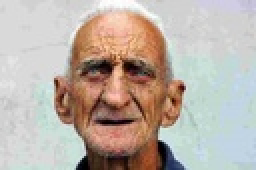
%> input picture Digital Image Processing/Input/2.jpg, 128 x 85 px, shrunk from 800 x 530 before the run (shown 2 times larger)
$ octave --eval "result = imageRegularize(imread('../Input/2.jpg'));"   (GNU Octave 9; MATLAB toolbox functions it lacks are replaced by stand-ins)
%> lines starting %> are read from the running program, lines starting %| are printed output that depends on the picture; in (x1, y1, x2, y2) boxes, pixels count from 0 and x2, y2 are one past the last pixel; in counts of white or black regions, pixels touching at a corner belong together; the program's own positions count from 1
### Digital Image Processing/Code/myImageGradientXX.m
function [ Ixx ] = myImageGradientXX( imgInput )
    [rows, columns] = size(imgInput);
    Ixx = circshift(imgInput,1,2) - 2*imgInput + circshift(imgInput,-1,2); %Central difference for all non border pixels
    Ixx(:,1) = imgInput(:,2) - imgInput(:,1); %Forward difference for 1st column
    Ixx(:,columns) = imgInput(:,columns-1) - imgInput(:,columns); %Backward difference for last column
end

### Digital Image Processing/Code/myImageGradientYY.m
function [ Iyy ] = myImageGradientYY( imgInput )
    [rows, columns] = size(imgInput);
    Iyy = circshift(imgInput,1) - 2*imgInput + circshift(imgInput,-1); %Central difference for all non border pixels
    Iyy(1,:) = imgInput(2,:) - imgInput(1,:); %Forward difference for 1st row
    Iyy(rows,:) = imgInput(rows-1,:) - imgInput(rows,:); %Backward difference for last column
end

### Digital Image Processing/Code/myImageGradientXY.m
function [ Ixy ] = myImageGradientXY( imgInput )
    [rows, columns] = size(imgInput);
    Ixy = zeros(rows+2, columns+2);
    appImgInput = Ixy;
    appImgInput(1,2:columns+1) = imgInput(1,:); %1st row repeated
    appImgInput(1,1) = imgInput(1,1); % Left corner pixel of 1st row repeated to the new top left corner
    appImgInput(1, columns+2) = imgInput(1,columns); % top right corner pixel repeated to the new top right corner
    appImgInput(rows+2,2:columns+1) = imgInput(rows,:); % last row repeated
    appImgInput(rows+2,1) = imgInput(rows,1); % bottom left pixel repeated on the new bottom left corner
    appImgInput(rows+2, columns+2) = imgInput(rows,columns); %bottom right pixel repeated to the new bottom right
    appImgInput(2:rows+1,1) = imgInput(:,1); % 1st column repeated
    appImgInput(2:rows+1,columns+2) = imgInput(:,columns); % last column repeated
    appImgInput(2:rows+1, 2:columns+1) = imgInput; % entire image copied to the middle of the new matrix
    Ixy = circshift(circshift(appImgInput, 1), 1, 2) - circshift(circshift(appImgInput, 1), -1, 2) - circshift(circshift(appImgInput, -1), 1, 2) + circshift(circshift(appImgInput, -1), -1, 2);
    Ixy = 0.25 * Ixy(2:rows+1,2:columns+1);
end

### Digital Image Processing/Code/imageRegularize.m
function [ imgOutput ] = imageRegularize( imgInput )
    imgInput = im2double(imgInput);
    Red = imgInput(:,:,1);
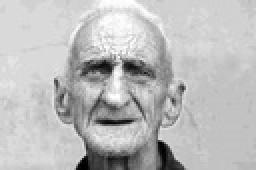
%> Red: size 85x128 double (shown 2 times larger); min 0, max 1, mean 0.739
    Green = imgInput(:,:,2);
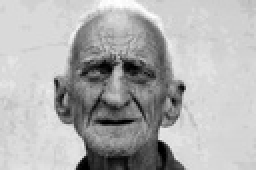
%> Green: size 85x128 double (shown 2 times larger); min 0, max 1, mean 0.693
    Blue = imgInput(:,:,3);
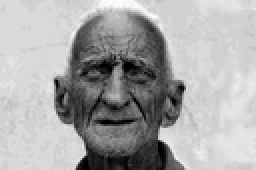
%> Blue: size 85x128 double (shown 2 times larger); min 0, max 1, mean 0.658
    [rows, columns] = size(Red);
%> rows = 85; columns = 128

    % Gradient function uses :-
    % 1. Central difference for non border pixels
    % 2. Forward difference for 1st column (likewise for row)
    % 3. Backward Difference for last column (likewise for row)

    [IxRed, IyRed] = gradient(Red);
    [IxGreen, IyGreen] = gradient(Green);
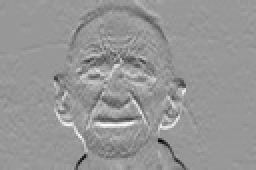
%> IyGreen: size 85x128 double (shown 2 times larger); min -0.441, max 0.3, mean -0.00325; drawn with min black and max white
    [IxBlue, IyBlue] = gradient(Blue);

    IxxRed = myImageGradientXX(Red);
%> in myImageGradientXX, `Ixx(:,1) = imgInput(:,2) - imgInput(:,1);`: Ixx: size 85x128 double; min -0.549, max 0.62, mean 0.000533
%> in myImageGradientXX, `Ixx(:,columns) = imgInput(:,columns-1) - imgInput(:,columns);`: Ixx: size 85x128 double; min -0.549, max 0.62, mean 4.89e-19
    IxxGreen = myImageGradientXX(Green);
%> in myImageGradientXX (call 2), `Ixx(:,1) = imgInput(:,2) - imgInput(:,1);`: Ixx: size 85x128 double; min -0.557, max 0.647, mean 0.000132
%> in myImageGradientXX (call 2), `Ixx(:,columns) = imgInput(:,columns-1) - imgInput(:,columns);`: Ixx: size 85x128 double; min -0.557, max 0.647, mean 3.49e-19
    IxxBlue = myImageGradientXX(Blue);
%> in myImageGradientXX (call 3), `Ixx(:,1) = imgInput(:,2) - imgInput(:,1);`: Ixx: size 85x128 double; min -0.58, max 0.624, mean -6.38e-05
%> in myImageGradientXX (call 3), `Ixx(:,columns) = imgInput(:,columns-1) - imgInput(:,columns);`: Ixx: size 85x128 double; min -0.58, max 0.624, mean 5.09e-19

    IyyRed = myImageGradientYY(Red);
%> in myImageGradientYY, `Iyy(1,:) = imgInput(2,:) - imgInput(1,:);`: Iyy: size 85x128 double; min -0.592, max 0.906, mean 0.00337
%> in myImageGradientYY, `Iyy(rows,:) = imgInput(rows-1,:) - imgInput(rows,:);`:
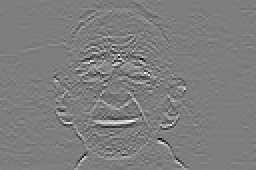
%> Iyy: size 85x128 double (shown 2 times larger); min -0.592, max 0.604, mean 5.71e-19; drawn with min black and max white
    IyyGreen = myImageGradientYY(Green);
%> in myImageGradientYY (call 2), `Iyy(1,:) = imgInput(2,:) - imgInput(1,:);`: Iyy: size 85x128 double; min -0.576, max 0.98, mean 0.00324
%> in myImageGradientYY (call 2), `Iyy(rows,:) = imgInput(rows-1,:) - imgInput(rows,:);`: Iyy: size 85x128 double; min -0.576, max 0.58, mean 3.27e-19
    IyyBlue = myImageGradientYY(Blue);
%> in myImageGradientYY (call 3), `Iyy(1,:) = imgInput(2,:) - imgInput(1,:);`:
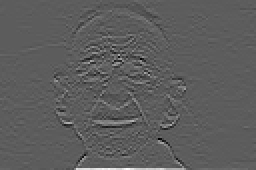
%> Iyy: size 85x128 double (shown 2 times larger); min -0.58, max 1.01, mean 0.00372; drawn with min black and max white
%> in myImageGradientYY (call 3), `Iyy(rows,:) = imgInput(rows-1,:) - imgInput(rows,:);`: Iyy: size 85x128 double; 1.15% of pixels changed, all inside (x1, y1, x2, y2) = (0, 84, 128, 85)

    IxyRed = myImageGradientXY(Red);
%> in myImageGradientXY, `appImgInput(1,1) = imgInput(1,1);`: appImgInput: size 87x130 double; min 0, max 1, mean 0.0096
%> in myImageGradientXY, `appImgInput(1, columns+2) = imgInput(1,columns);`: appImgInput: size 87x130 double; min 0, max 1, mean 0.00967
%> in myImageGradientXY, `appImgInput(rows+2,2:columns+1) = imgInput(rows,:);`: appImgInput: size 87x130 double; min 0, max 1, mean 0.0159
%> in myImageGradientXY, `appImgInput(rows+2,1) = imgInput(rows,1);`: appImgInput: size 87x130 double; min 0, max 1, mean 0.016
%> in myImageGradientXY, `appImgInput(rows+2, columns+2) = imgInput(rows,columns);`: appImgInput: size 87x130 double; min 0, max 1, mean 0.0161
%> in myImageGradientXY, `appImgInput(2:rows+1,1) = imgInput(:,1);`: appImgInput: size 87x130 double; min 0, max 1, mean 0.0224
%> in myImageGradientXY, `appImgInput(2:rows+1,columns+2) = imgInput(:,columns);`: appImgInput: size 87x130 double; min 0, max 1, mean 0.0282
    IxyGreen = myImageGradientXY(Green);
%> in myImageGradientXY (call 2), `appImgInput(1,1) = imgInput(1,1);`: appImgInput: size 87x130 double; min 0, max 1, mean 0.00954
%> in myImageGradientXY (call 2), `appImgInput(1, columns+2) = imgInput(1,columns);`: appImgInput: size 87x130 double; min 0, max 1, mean 0.0096; mean of the top-left, top-right, bottom-left and bottom-right quarters 0.0201, 0.0188, 0, 0
%> in myImageGradientXY (call 2), `appImgInput(rows+2,2:columns+1) = imgInput(rows,:);`: appImgInput: size 87x130 double; min 0, max 1, mean 0.0159; mean of the top-left, top-right, bottom-left and bottom-right quarters 0.0201, 0.0188, 0.0126, 0.0125
%> in myImageGradientXY (call 2), `appImgInput(rows+2,1) = imgInput(rows,1);`: appImgInput: size 87x130 double; min 0, max 1, mean 0.016; mean of the top-left, top-right, bottom-left and bottom-right quarters 0.0201, 0.0188, 0.0128, 0.0125
%> in myImageGradientXY (call 2), `appImgInput(rows+2, columns+2) = imgInput(rows,columns);`: appImgInput: size 87x130 double; min 0, max 1, mean 0.0161; mean of the top-left, top-right, bottom-left and bottom-right quarters 0.0201, 0.0188, 0.0128, 0.0128
%> in myImageGradientXY (call 2), `appImgInput(2:rows+1,1) = imgInput(:,1);`: appImgInput: size 87x130 double; min 0, max 1, mean 0.0224; mean of the top-left, top-right, bottom-left and bottom-right quarters 0.0328, 0.0188, 0.0253, 0.0128
%> in myImageGradientXY (call 2), `appImgInput(2:rows+1,columns+2) = imgInput(:,columns);`:
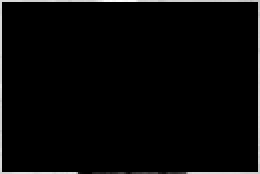
%> appImgInput: size 87x130 double (shown 2 times larger); min 0, max 1, mean 0.0286
    IxyBlue = myImageGradientXY(Blue);

    Ix = cat(3, IxRed, IxGreen, IxBlue);
    Iy = cat(3, IyRed, IyGreen, IyBlue);

    windowSize = 5;
    padIx = zeros(rows+2*windowSize, columns+2*windowSize, 3);
    padIy = zeros(rows+2*windowSize, columns+2*windowSize, 3);
    padIx(windowSize+1:windowSize+rows, windowSize+1:windowSize+columns, :) = Ix;
    padIy(windowSize+1:windowSize+rows, windowSize+1:windowSize+columns, :) = Iy;

    padIx2 = padIx.*padIx;
    padIy2 = padIy.*padIy;
    padIxIy = padIx.*padIy;
    weight = fspecial('gaussian', [windowSize windowSize], 2);

    traceRed = zeros(size(IxRed));
    traceBlue = zeros(size(IxRed));
    traceGreen = zeros(size(IxRed));
    for i = 1:1:rows
        for j = 1:1:columns
            G = zeros(2,2);
            Sx2Red = sum(sum(weight.*padIx2(i+floor(windowSize/2):windowSize+i+floor(windowSize/2)-1, j+floor(windowSize/2):windowSize+j+floor(windowSize/2)-1,1)));
            Sy2Red = sum(sum(weight.*padIy2(i+floor(windowSize/2):windowSize+i+floor(windowSize/2)-1, j+floor(windowSize/2):windowSize+j+floor(windowSize/2)-1,1)));
            SxSyRed = sum(sum(weight.*padIxIy(i+floor(windowSize/2):windowSize+i+floor(windowSize/2)-1, j+floor(windowSize/2):windowSize+j+floor(windowSize/2)-1,1)));

            Sx2Green = sum(sum(weight.*padIx2(i+floor(windowSize/2):windowSize+i+floor(windowSize/2)-1, j+floor(windowSize/2):windowSize+j+floor(windowSize/2)-1,3)));
            Sy2Green = sum(sum(weight.*padIy2(i+floor(windowSize/2):windowSize+i+floor(windowSize/2)-1, j+floor(windowSize/2):windowSize+j+floor(windowSize/2)-1,3)));
            SxSyGreen = sum(sum(weight.*padIxIy(i+floor(windowSize/2):windowSize+i+floor(windowSize/2)-1, j+floor(windowSize/2):windowSize+j+floor(windowSize/2)-1,3)));

            Sx2Blue = sum(sum(weight.*padIx2(i+floor(windowSize/2):windowSize+i+floor(windowSize/2)-1, j+floor(windowSize/2):windowSize+j+floor(windowSize/2)-1,2)));
            Sy2Blue = sum(sum(weight.*padIy2(i+floor(windowSize/2):windowSize+i+floor(windowSize/2)-1, j+floor(windowSize/2):windowSize+j+floor(windowSize/2)-1,2)));
            SxSyBlue = sum(sum(weight.*padIxIy(i+floor(windowSize/2):windowSize+i+floor(windowSize/2)-1, j+floor(windowSize/2):windowSize+j+floor(windowSize/2)-1,2)));

            G = [Sx2Red+Sx2Blue+Sx2Green, SxSyRed+SxSyBlue+SxSyGreen; SxSyRed+SxSyBlue+SxSyGreen, Sy2Red+Sy2Blue+Sy2Green];
            %Smoothing of the above tensor maybe done Gsigma1 = G*Gsigma
            [eigenvector, eigenvalue] = eig(G);

            f2 = 1/((1+eigenvalue(1,1)+eigenvalue(2,2))^2); %f+, perp to the edge
            f1 = 1/(sqrt(1+eigenvalue(1,1)+eigenvalue(2,2))); %f-, along to edge
            if(eigenvalue(1,1)>eigenvalue(2,2))
                T = f2*eigenvector(:,1)*eigenvector(:,1)' + f1*eigenvector(:,2)*eigenvector(:,2)';
            else
                T = f2*eigenvector(:,2)*eigenvector(:,2)' + f1*eigenvector(:,1)*eigenvector(:,1)';
            end
            Hred = [IxxRed(i,j), IxyRed(i,j); IxyRed(i,j), IyyRed(i,j)];
            Hblue = [IxxBlue(i,j), IxyBlue(i,j); IxyBlue(i,j), IyyBlue(i,j)];
            Hgreen = [IxxGreen(i,j), IxyGreen(i,j); IxyGreen(i,j), IyyGreen(i,j)];

            traceRed(i,j) = trace(T*Hred);
            traceBlue(i,j) = trace(T*Hblue);
            traceGreen(i,j) = trace(T*Hgreen);
        end
    end
%> after the loop, T = [1 3.07e-05; 3.07e-05 0.999]
    imgOutput = cat(3, traceRed, traceGreen, traceBlue);
end
